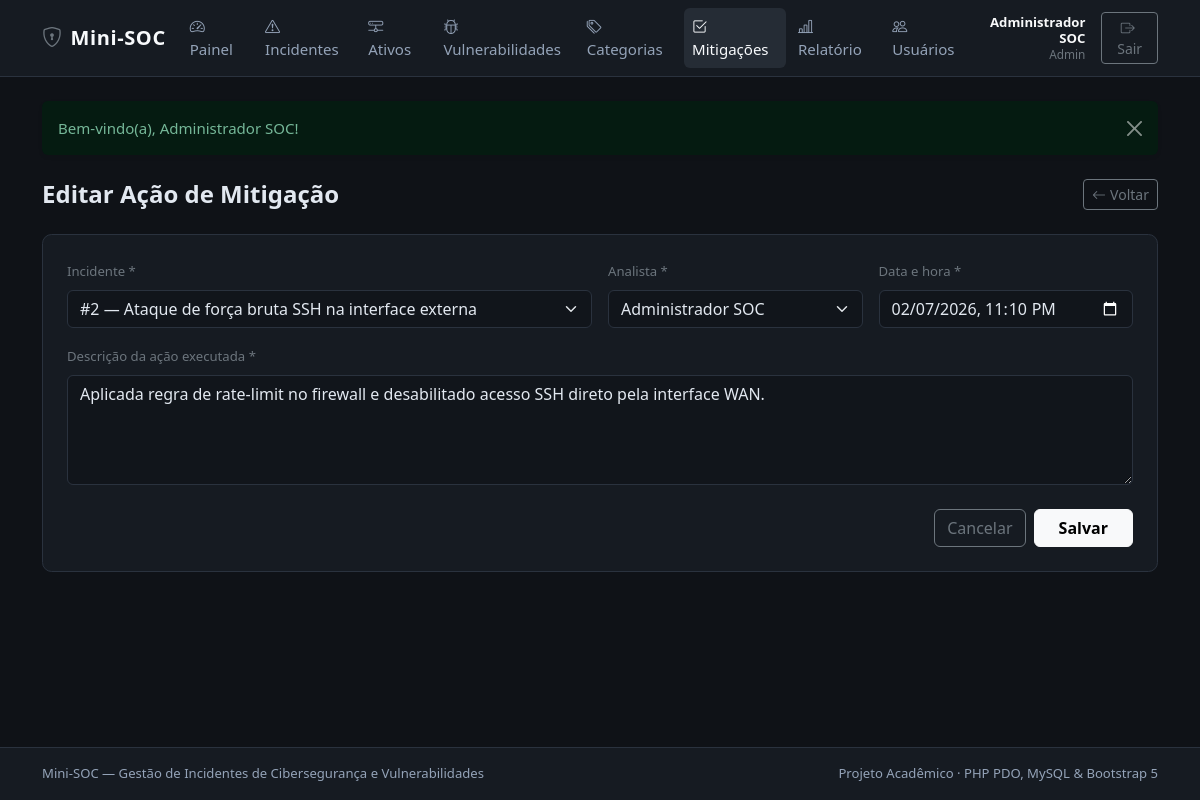
Page /modules/mitigacoes/form.php?id=2 (signed in) on the committed database.
### tables this page shows
CREATE TABLE IF NOT EXISTS usuarios (
    id INT AUTO_INCREMENT PRIMARY KEY,
    nome VARCHAR(100) NOT NULL,
    email VARCHAR(120) NOT NULL UNIQUE,
    senha_hash VARCHAR(255) NOT NULL,
    perfil ENUM('admin', 'analista') NOT NULL DEFAULT 'analista',
    criado_em DATETIME NOT NULL DEFAULT CURRENT_TIMESTAMP
);

CREATE TABLE IF NOT EXISTS acoes_mitigacao (
    id INT AUTO_INCREMENT PRIMARY KEY,
    incidente_id INT NOT NULL,
    usuario_id INT NOT NULL,
    descricao_acao TEXT NOT NULL,
    data_acao DATETIME NOT NULL DEFAULT CURRENT_TIMESTAMP,
    CONSTRAINT fk_mitigacoes_incidente
        FOREIGN KEY (incidente_id) REFERENCES incidentes(id)
        ON DELETE CASCADE
        ON UPDATE CASCADE,
    CONSTRAINT fk_mitigacoes_usuario
        FOREIGN KEY (usuario_id) REFERENCES usuarios(id)
        ON DELETE RESTRICT
        ON UPDATE CASCADE
);

### modules/mitigacoes/form.php (the view, shortened to what this page needs)
<?php
require_once __DIR__ . '/../../config/auth.php';
$pdo = conectar_banco();
$usuarioAtual = usuario_logado();
$id = isset($_GET['id']) ? (int) $_GET['id'] : 0;
$incidentePreSelecionado = isset($_GET['incidente_id']) ? (int) $_GET['incidente_id'] : 0;
$editando = ($id > 0);
$incidentes = $pdo->query('SELECT id, titulo FROM incidentes ORDER BY id DESC')->fetchAll();
$usuarios   = $pdo->query('SELECT id, nome FROM usuarios ORDER BY nome ASC')->fetchAll();
$dados = [
    'incidente_id'   => $incidentePreSelecionado > 0 ? (string) $incidentePreSelecionado : '',
    'usuario_id'     => (string) ($usuarioAtual['id'] ?? ''),
    'descricao_acao' => '',
    'data_acao'      => date('Y-m-d\TH:i'),
];
if ($editando) {
    $stmt = $pdo->prepare('SELECT * FROM acoes_mitigacao WHERE id = :id');
    $stmt->execute([':id' => $id]);
    $registro = $stmt->fetch();
    $dados = [
        'incidente_id'   => (string) $registro['incidente_id'],
        'usuario_id'     => (string) $registro['usuario_id'],
        'descricao_acao' => $registro['descricao_acao'],
        'data_acao'      => date('Y-m-d\TH:i', strtotime($registro['data_acao'])),
    ];
}
$tituloPagina = $editando ? 'Editar Ação de Mitigação' : 'Nova Ação de Mitigação';
$menuAtivo = 'mitigacoes';
require_once __DIR__ . '/../../includes/header.php';
?>
<div class="d-flex justify-content-between align-items-center mb-4">
    <h1 class="h4 fw-semibold mb-0"><?= e($tituloPagina) ?></h1>
    <a href="<?= e(base_url('modules/mitigacoes/index.php')) ?>" class="btn btn-outline-secondary btn-sm">
        <i class="bi bi-arrow-left me-1"></i>Voltar
    </a>
</div>
<div class="card soc-card">
    <div class="card-body p-4">
        <form method="post" action="" class="row g-3">
            <div class="col-md-6">
                <label for="incidente_id" class="form-label small text-secondary">Incidente *</label>
                <select class="form-select" id="incidente_id" name="incidente_id" required>
                    <?php foreach ($incidentes as $inc): ?>
                        <option value="<?= (int) $inc['id'] ?>" <?= $dados['incidente_id'] === (string) $inc['id'] ? 'selected' : '' ?>>
                            #<?= (int) $inc['id'] ?> — <?= e($inc['titulo']) ?>
                        </option>
                    <?php endforeach; ?>
                </select>
            </div>
            <div class="col-md-3">
                <label for="usuario_id" class="form-label small text-secondary">Analista *</label>
                <select class="form-select" id="usuario_id" name="usuario_id" required>
                    <?php foreach ($usuarios as $usr): ?>
                        <option value="<?= (int) $usr['id'] ?>" <?= $dados['usuario_id'] === (string) $usr['id'] ? 'selected' : '' ?>>
                            <?= e($usr['nome']) ?>
                        </option>
                    <?php endforeach; ?>
                </select>
            </div>
            <div class="col-md-3">
                <label for="data_acao" class="form-label small text-secondary">Data e hora *</label>
                <input type="datetime-local" class="form-control" id="data_acao" name="data_acao" value="<?= e($dados['data_acao']) ?>" required>
            </div>
            <div class="col-12">
                <label for="descricao_acao" class="form-label small text-secondary">Descrição da ação executada *</label>
                <textarea class="form-control" id="descricao_acao" name="descricao_acao" rows="4" required><?= e($dados['descricao_acao']) ?></textarea>
            </div>
            <div class="col-12 d-flex justify-content-end gap-2 pt-2">
                <a href="<?= e(base_url('modules/mitigacoes/index.php')) ?>" class="btn btn-outline-secondary">Cancelar</a>
                <button type="submit" class="btn btn-light fw-semibold px-4">Salvar</button>
            </div>
        </form>
    </div>
</div>
<?php require_once __DIR__ . '/../../includes/footer.php'; ?>

### includes/header.php (shortened to what this page needs)
<?php
$tituloPagina = $tituloPagina ?? 'Mini-SOC';
$menuAtivo = $menuAtivo ?? '';
$usuario = usuario_logado();
?>
<!DOCTYPE html>
<html lang="pt-BR" data-bs-theme="dark">
<head>
    <link href="https://cdn.jsdelivr.net/npm/bootstrap@5.3.3/dist/css/bootstrap.min.css" rel="stylesheet">
    <link href="https://cdn.jsdelivr.net/npm/bootstrap-icons@1.11.3/font/bootstrap-icons.min.css" rel="stylesheet">
    <link href="<?= e(base_url('assets/css/style.css')) ?>" rel="stylesheet">
</head>
<body>
<nav class="navbar navbar-expand-lg soc-navbar sticky-top">
    <div class="container-xl">
        <a class="navbar-brand d-flex align-items-center gap-2" href="<?= e(base_url('index.php')) ?>">
            <i class="bi bi-shield-lock text-secondary"></i>
            <span>Mini-SOC</span>
        </a>
        <div class="collapse navbar-collapse" id="navbarSoc">
            <ul class="navbar-nav me-auto mb-2 mb-lg-0 gap-lg-1">
                <li class="nav-item">
                    <a class="nav-link <?= $menuAtivo === 'painel' ? 'active' : '' ?>" href="<?= e(base_url('index.php')) ?>">
                        <i class="bi bi-speedometer2 me-1"></i>Painel
                    </a>
                </li>
                <li class="nav-item">
                    <a class="nav-link <?= $menuAtivo === 'incidentes' ? 'active' : '' ?>" href="<?= e(base_url('modules/incidentes/index.php')) ?>">
                        <i class="bi bi-exclamation-triangle me-1"></i>Incidentes
                    </a>
                </li>
                <li class="nav-item">
                    <a class="nav-link <?= $menuAtivo === 'ativos' ? 'active' : '' ?>" href="<?= e(base_url('modules/ativos/index.php')) ?>">
                        <i class="bi bi-hdd-network me-1"></i>Ativos
                    </a>
                </li>
                <li class="nav-item">
                    <a class="nav-link <?= $menuAtivo === 'vulnerabilidades' ? 'active' : '' ?>" href="<?= e(base_url('modules/vulnerabilidades/index.php')) ?>">
                        <i class="bi bi-bug me-1"></i>Vulnerabilidades
                    </a>
                </li>
                <li class="nav-item">
                    <a class="nav-link <?= $menuAtivo === 'categorias' ? 'active' : '' ?>" href="<?= e(base_url('modules/categorias/index.php')) ?>">
                        <i class="bi bi-tags me-1"></i>Categorias
                    </a>
                </li>
                <li class="nav-item">
                    <a class="nav-link <?= $menuAtivo === 'mitigacoes' ? 'active' : '' ?>" href="<?= e(base_url('modules/mitigacoes/index.php')) ?>">
                        <i class="bi bi-check2-square me-1"></i>Mitigações
                    </a>
                </li>
                <li class="nav-item">
                    <a class="nav-link <?= $menuAtivo === 'relatorios' ? 'active' : '' ?>" href="<?= e(base_url('relatorios/consolidado.php')) ?>">
                        <i class="bi bi-bar-chart-line me-1"></i>Relatório
                    </a>
                </li>
                <li class="nav-item">
                    <a class="nav-link <?= $menuAtivo === 'usuarios' ? 'active' : '' ?>" href="<?= e(base_url('modules/usuarios/index.php')) ?>">
                        <i class="bi bi-people me-1"></i>Usuários
                    </a>
                </li>
            </ul>
            <?php if ($usuario !== null): ?>
                <div class="d-flex align-items-center gap-3">
                    <div class="text-end d-none d-xl-block lh-sm">
                        <div class="small fw-semibold text-light"><?= e($usuario['nome']) ?></div>
                        <div class="text-secondary" style="font-size: 0.74rem;"><?= e(ucfirst($usuario['perfil'])) ?></div>
                    </div>
                    <a href="<?= e(base_url('modules/auth/logout.php')) ?>" class="btn btn-outline-secondary btn-sm">
                        <i class="bi bi-box-arrow-right me-1"></i>Sair
                    </a>
                </div>
            <?php endif; ?>
        </div>
    </div>
</nav>
<main class="container-xl py-4">

### assets/css/style.css (style rules this page uses)
:root { --soc-bg: #0f1217; --soc-surface: #161b22; --soc-surface-elevated: #1c222b; --soc-border: #2a323e; --soc-text: #e2e8f0; --soc-muted: #94a3b8; --soc-accent: #64748b; }
body { background-color: var(--soc-bg); color: var(--soc-text); min-height: 100vh; display: flex; flex-direction: column; font-size: 0.94rem; }
main { flex: 1 0 auto; }
.soc-navbar { background-color: var(--soc-surface); border-bottom: 1px solid var(--soc-border); }
.soc-navbar .navbar-brand { font-weight: 600; letter-spacing: 0.03em; color: #f8fafc; }
.soc-navbar .nav-link { color: var(--soc-muted); font-weight: 500; padding: 0.45rem 0.75rem; border-radius: 0.375rem; transition: background-color 0.15s ease, color 0.15s ease; }
.soc-navbar .nav-link:hover, .soc-navbar .nav-link.active { color: #f8fafc; background-color: rgba(148, 163, 184, 0.12); }
.soc-card { background-color: var(--soc-surface); border: 1px solid var(--soc-border); border-radius: 0.6rem; }
.form-control, .form-select { background-color: #11151b; border-color: var(--soc-border); color: var(--soc-text); }

### rows in the picture
usuarios: nome "Administrador SOC"
acoes_mitigacao: incidente_id "#2 — Ataque de força bruta SSH na interface externa", usuario_id "Administrador SOC", descricao_acao "Aplicada regra de rate-limit no firewall e desabilitado acesso SSH direto pela interface WAN."

### other values in the picture
$usuario['perfil'] "Admin"
$mensagem "Bem-vindo(a), Administrador SOC!"
$tituloPagina "Editar Ação de Mitigação"
